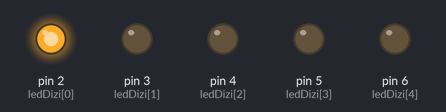
Recording of a sketch running on a simulated Arduino Uno, built with avr-gcc and run on an emulated ATmega328P. Parts: output pins drawn as LEDs (lit = HIGH).

Above: at 0.02 s.
At 0.67 s:
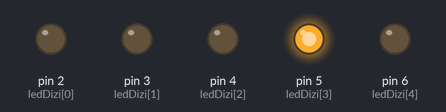
At 1.37 s:
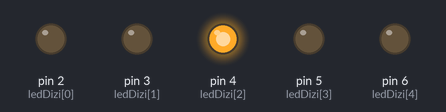
At 2.07 s:
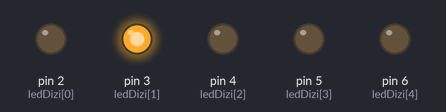
At 2.75 s:
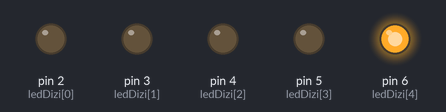
Timing chart, 0 to 3.0 s (numbered marks = the images above):
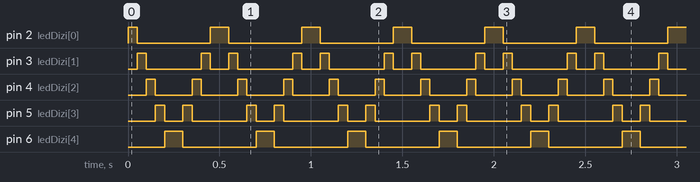

The sketch:

kara_im_ek.ino
```cpp
const int ledDizi[]={2,3,4,5,6};


void setup() {

  for (int i=0; i<=4;i++)
  {
    pinMode(ledDizi[i], OUTPUT);
  }


}

void loop() {

  for (int i=0;i<=4;i++)
  {
    digitalWrite(ledDizi[i], HIGH);
    delay(50);
    digitalWrite(ledDizi[i], LOW);


  }
   for (int j=4; j>=0; j--)
    {
      digitalWrite(ledDizi[j], HIGH);
      delay(50);
      digitalWrite(ledDizi[j], LOW);

    }

  return 0;
}
```

Measured:
- by itself, pin 2 (ledDizi[0]), pin 6 (ledDizi[4]): alternates HIGH for 0.10 s and LOW for 0.40 s
- by itself, pin 3 (ledDizi[1]): repeats every 0.50 s: LOW 0.30 s, HIGH 0.05 s, LOW 0.10 s, HIGH 0.05 s
- by itself, pin 4 (ledDizi[2]): alternates HIGH for 0.05 s and LOW for 0.20 s
- by itself, pin 5 (ledDizi[3]): repeats every 0.50 s: LOW 0.10 s, HIGH 0.05 s, LOW 0.30 s, HIGH 0.05 s
